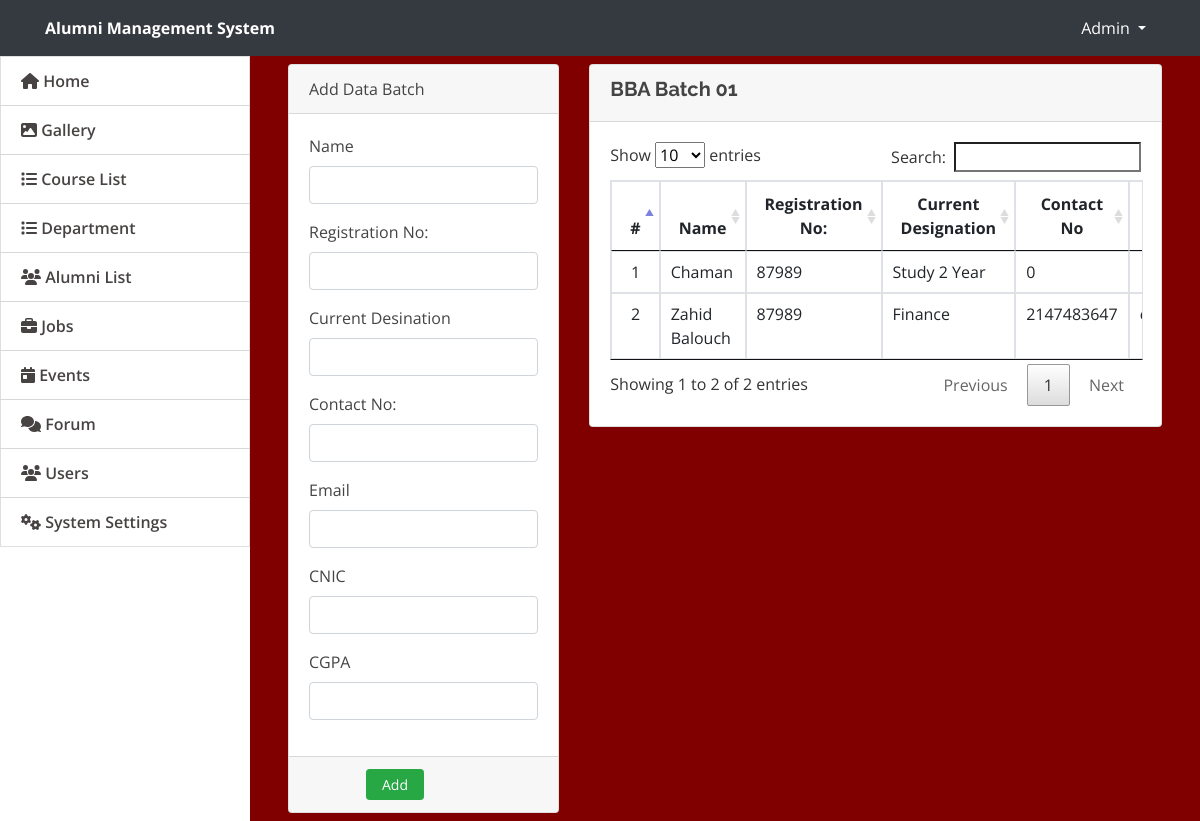
Screenshot of /admin/bba_batch1.php with the database file from the repository.
### tables this page shows
CREATE TABLE `bba_batch1` (
  `bba_batch1_id` int(11) NOT NULL,
  `bba_batch1_name` varchar(255) NOT NULL,
  `bba_batch1_reg` varchar(255) NOT NULL,
  `bba_batch1_desgination` varchar(255) NOT NULL,
  `bba_batch1_contact_no` int(11) NOT NULL,
  `bba_batch1_email` varchar(255) NOT NULL,
  `bba_batch1_cnic` int(13) NOT NULL,
  `bba_batch1_cgpa` varchar(255) NOT NULL
);

### admin/bba_batch1.php (the view, shortened to what this page needs)
<!DOCTYPE html>
<html lang="en">
<head>
  <link rel="stylesheet" href="assets/font-awesome/css/all.min.css">
  <link href="assets/vendor/bootstrap/css/bootstrap.min.css" rel="stylesheet">
  <link href="assets/vendor/icofont/icofont.min.css" rel="stylesheet">
  <link href="assets/vendor/boxicons/css/boxicons.min.css" rel="stylesheet">
  <link href="assets/vendor/venobox/venobox.css" rel="stylesheet">
  <link href="assets/vendor/animate.css/animate.min.css" rel="stylesheet">
  <link href="assets/vendor/remixicon/remixicon.css" rel="stylesheet">
  <link href="assets/vendor/owl.carousel/assets/owl.carousel.min.css" rel="stylesheet">
  <link href="assets/vendor/bootstrap-datepicker/css/bootstrap-datepicker.min.css" rel="stylesheet">
  <link href="assets/DataTables/datatables.min.css" rel="stylesheet">
  <link href="assets/css/jquery.datetimepicker.min.css" rel="stylesheet">
  <link href="assets/css/select2.min.css" rel="stylesheet">
  <link href="assets/css/style.css" rel="stylesheet">
  <link type="text/css" rel="stylesheet" href="assets/css/jquery-te-1.4.0.css">
</head>
<body>
  <nav class="navbar navbar-light fixed-top bg-dark" style="padding:0;min-height: 3.5rem">
    <div class="container-fluid mt-2 mb-2">
      <div class="col-lg-12">
        <div class="col-md-4 float-left text-white">
          <large><b>Alumni Management System</b></large>
        </div>
        <div class="float-right">
          <div class=" dropdown mr-4">
            <a href="#" class="text-white dropdown-toggle" id="account_settings" data-toggle="dropdown" aria-haspopup="true" aria-expanded="false">Admin </a>
          </div>
        </div>
      </div>
  </nav>
  <nav id="sidebar" class='mx-lt-5 bg-white'>
    <div class="sidebar-list">
      <a href="index.php?page=home" class="nav-item nav-home"><span class='icon-field'><i class="fa fa-home"></i></span> Home</a>
      <a href="index.php?page=gallery" class="nav-item nav-gallery"><span class='icon-field'><i class="fa fa-image"></i></span> Gallery </a>
      <a href="index.php?page=courses" class="nav-item nav-courses"><span class='icon-field'><i class="fa fa-list"></i></span> Course List</a>
      <a href="index.php?page=department" class="nav-item nav-department"><span class='icon-field'><i class="fa fa-list"></i></span> Department</a>
      <a href="index.php?page=alumni" class="nav-item nav-alumni"><span class='icon-field'><i class="fa fa-users"></i></span> Alumni List</a>
      <a href="index.php?page=jobs" class="nav-item nav-jobs"><span class='icon-field'><i class="fa fa-briefcase"></i></span> Jobs</a>
      <a href="index.php?page=events" class="nav-item nav-events"><span class='icon-field'><i class="fa fa-calendar-day"></i></span> Events</a>
      <a href="index.php?page=forums" class="nav-item nav-forums"><span class='icon-field'><i class="fa fa-comments"></i></span> Forum</a>
      <a href="index.php?page=users" class="nav-item nav-users"><span class='icon-field'><i class="fa fa-users"></i></span> Users</a>
      <a href="index.php?page=site_settings" class="nav-item nav-site_settings"><span class='icon-field'><i class="fa fa-cogs"></i></span> System Settings</a>
    </div>
  </nav>
  <main id="view-panel">
    <div class="container-fluid">
      <div class="col-lg-12">
        <div class="row">
          <div class="col-md-4">
            <form action="" id="manage-course" method="post">
              <div class="card">
                <div class="card-header">
                  Add Data Batch
                </div>
                <div class="card-body">
                  <div class="form-group">
                    <label class="control-label">Name</label>
                    <input type="text" name="bba_batch1_name" class="form-control" required>
                  </div>
                  <div class="form-group">
                    <label class="control-label">Registration No:</label>
                    <input type="text" name="bba_batch1_reg" class="form-control" required>
                  </div>
                  <div class="form-group">
                    <label class="control-label">Current Desination</label>
                    <input type="text" name="bba_batch1_desgination" class="form-control" required>
                  </div>
                  <div class="form-group">
                    <label class="control-label">Contact No:</label>
                    <input type="number" name="bba_batch1_contact_no" class="form-control" maxlength="11" oninput="javascript: if (this.value.length > this.maxLength) this.value = this.value.slice(0, this.maxLength);" required>
                  </div>
                  <div class="form-group">
                    <label class="control-label">Email</label>
                    <input type="email" name="bba_batch1_email" class="form-control" required>
                  </div>
                  <div class="form-group">
                    <label class="control-label">CNIC</label>
                    <input type="text" name="bba_batch1_cnic" class="form-control"  maxlength="13" oninput="javascript: if (this.value.length > this.maxLength) this.value = this.value.slice(0, this.maxLength);" required>
                  </div>
                  <div class="form-group">
                    <label class="control-label">CGPA</label>
                    <input type="text" name="bba_batch1_cgpa" class="form-control" required>
                  </div>
                </div>
                <div class="card-footer">
                  <div class="row">
                    <div class="col-md-12">
                      <button class="btn btn-sm btn-success col-sm-3 offset-md-3" name="add"> Add</button>
                    </div>
                  </div>
                </div>
              </div>
            </form>
          </div>
          <div class="col-md-8">
            <div class="card">
              <div class="card-header">
                <h5><b> BBA Batch 01</b></h5>
              </div>
              <div class="card-body">
                <table class="table table-bordered table-hover table-responsive">
                  <thead>
                    <tr>
                      <th class="text-center">#</th>
                      <th class="text-center">Name</th>
                      <th class="text-center">Registration No:</th>
                      <th class="text-center">Current Designation</th>
                      <th class="text-center">Contact No</th>
                      <th class="text-center">Email</th>
                    </tr>
                  </thead>
                  <tbody>
                    <?php
                    $connection = mysqli_connect("localhost", "root", "");
                    $query = "select * from bba_batch1 ";
                    $query_run = mysqli_query($connection, $query);
                    while ($row = mysqli_fetch_assoc($query_run)) {
                      extract($row);
                    ?>
                      <tr>
                        <td class="text-center">
                          <?php echo $bba_batch1_id ?>
                        </td>
                        <td class="">
                          <?php echo $bba_batch1_name ?>
                        </td>
                        <td class="">
                          <?php echo $bba_batch1_reg ?>
                        </td>
                        <td class="">
                          <?php echo $bba_batch1_desgination ?>
                        </td>
                        <td class="">
                          <?php echo $bba_batch1_contact_no ?>
                        </td>
                        <td class="">
                        </td>
                      </tr>
                    <?php
                    }
                    ?>
                  </tbody>
                </table>
              </div>
            </div>
          </div>
        </div>
      </div>
    </div>
  </main>
</body>

### admin/assets/css/style.css (style rules this page uses)
body { font-family: "Open Sans", sans-serif; color: #444444; width: 100%; height: calc(100%); }
a { color: #1977cc; }
h1, h2, h3, h4, h5, h6 { font-family: "Raleway", sans-serif; }
nav#sidebar { height: calc(100%); position: fixed; z-index: 99; left: 0; width: 250px; background-repeat: no-repeat; background-size: cover; }
a.nav-item { position: relative; display: block; padding: .75rem 1.25rem; margin-bottom: -1px; border: 1px solid rgba(0,0,0,.125); background-color: #ffffffc4; color: #484343; font-weight: 600; }
main#view-panel { margin-left: 250px; width:calc(100% - 250px); margin-top: 3.5rem; padding: .5em }

### admin/bba_batch1.php (style rules this page uses)
body { background: maroon; }

### rows the page displays
bba_batch1: bba_batch1_id "1", bba_batch1_name "Chaman", bba_batch1_reg "87989", bba_batch1_desgination "Study 2 Year", bba_batch1_contact_no "0"
bba_batch1: bba_batch1_id "2", bba_batch1_name "Zahid Balouch", bba_batch1_reg "87989", bba_batch1_desgination "Finance", bba_batch1_contact_no "2147483647"
